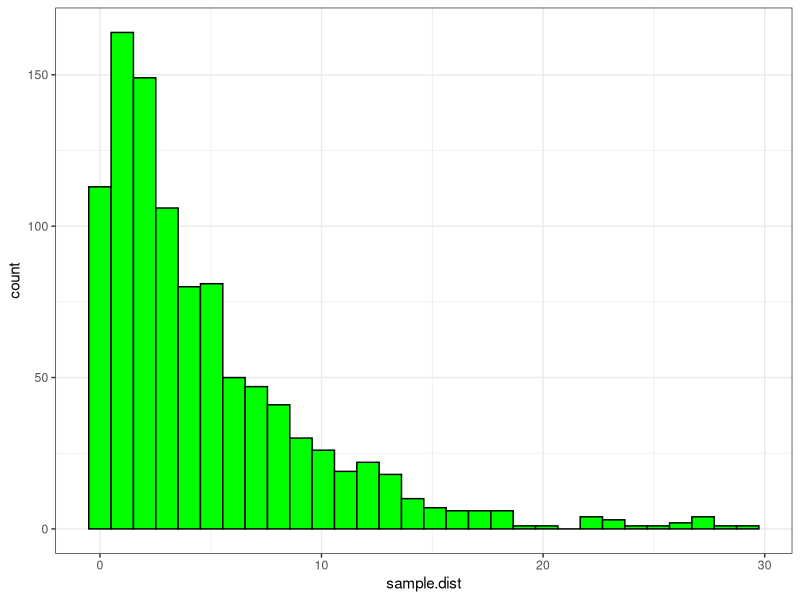
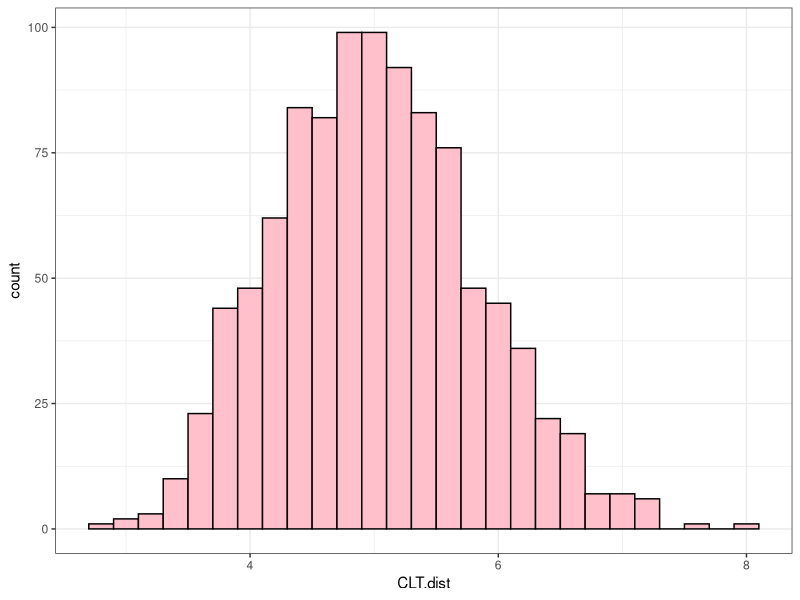
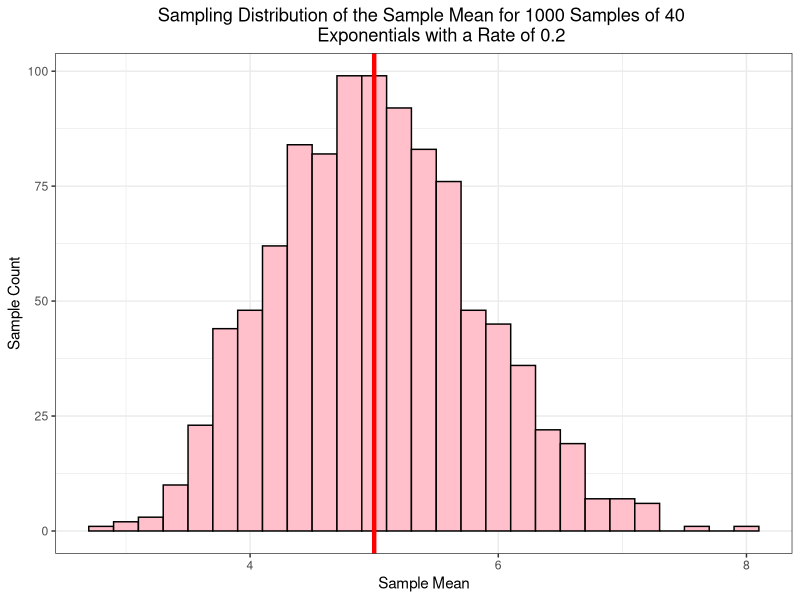
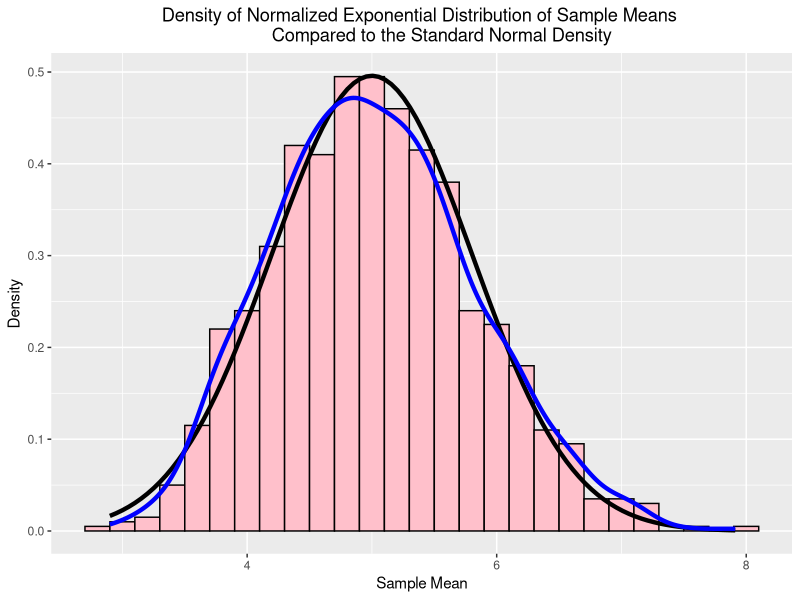

These charts were generated, in order, by the following R code:
## ---- chunk 1
library(ggplot2)
## ---- chunk 2
# the rate parameter
lamda <- 0.2

# the number of observations
n <- 1000

# Generating 1000 random exponential variables with lamda = 0.2 and storing it in 'sample.dist'
sample.dist <- rexp(n, lamda)
head(sample.dist,30)
## ---- chunk 3
# Plotting a histogram
sample.plot <- ggplot(NULL,aes(x=sample.dist)) + theme_bw() +
        geom_histogram(col="black",fill="green")
sample.plot
## ---- chunk 4
# Create an empty variable
CLT.dist <- NULL

# For each simulation, the mean of a new exponential distribution is calculated and appended to "CLT.dist" variable.
# This is done 1000 times
for(i in 1:1000){
        CLT.dist = c(CLT.dist,mean(rexp(40,rate = 0.2)))
}
head(CLT.dist,30)
## ---- chunk 5
# Plotting a histogram
CLT.plot <- ggplot(NULL, aes(CLT.dist)) + theme_bw() + 
        geom_histogram(col="black",fill="pink",binwidth = 0.20)
CLT.plot
## ---- chunk 6
sample.mean <- mean(sample.dist)
sample.mean
## ---- chunk 7
theoretical.mean <- 1/lamda
theoretical.mean
## ---- chunk 8
CLT.plot <- CLT.plot + geom_vline(xintercept=1/lamda,color="red",size=1.5) +
        labs(title="Sampling Distribution of the Sample Mean for 1000 Samples of 40 
        Exponentials with a Rate of 0.2 ", x="Sample Mean", y="Sample Count") +
        theme(plot.title = element_text(hjust = 0.5))
CLT.plot
## ---- chunk 9
sample.variance <- var(CLT.dist)
sample.variance
## ---- chunk 10
theoretical.variance <- ((1/lamda)/sqrt(40))^2
theoretical.variance
## ---- chunk 11
# Creating a data frame of the theoretical distribution data
CLT.df <- as.data.frame(CLT.dist)
# changing column name
colnames(CLT.df) = "x"
## ---- chunk 12
# The data frame CLT.df will be plotted with using the distribution values as its aesthetic
g <- ggplot(data = CLT.df, aes(x=CLT.dist))

# adding the histogram function with black borders and a pink fill
g <- g + geom_histogram(col="black", fill="pink", aes(y=..density..), binwidth=0.20)

# adding the function for plotting the density of a standard function with mean equal to the theoretical mean of the exponential distribution and
# standard deviation equal to the standard error of the mean.
g <- g + stat_function(fun=dnorm, args=list(mean=theoretical.mean, sd=sd(CLT.dist)), color="black", size=1.5)

# adding the function for plotting the density of the sample exponential distribution
g <- g + stat_density(geom="line",color="blue",size=1.5)

# adding the function for labels
g <- g + labs(x="Sample Mean", y="Density", title="Density of Normalized Exponential Distribution of Sample Means 
        Compared to the Standard Normal Density") +
        theme(plot.title = element_text(hjust=0.5)) # positions the plot title at the centre
g
